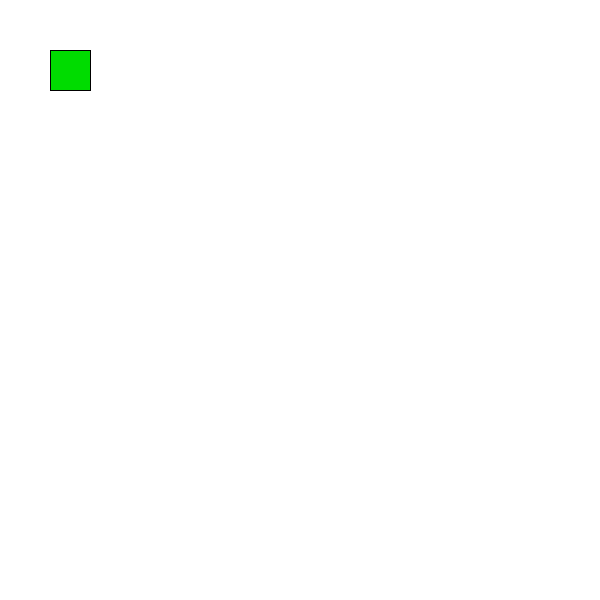
Frame 1 (no input)
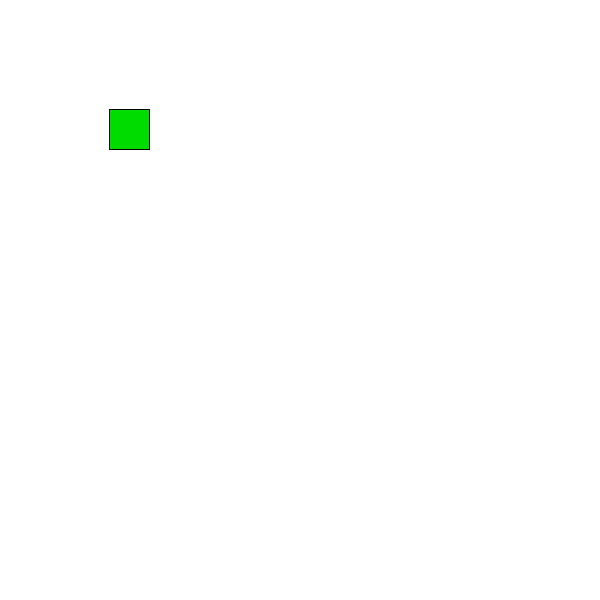
Frame 60 (the mouse pressed at the canvas centre just before this capture)
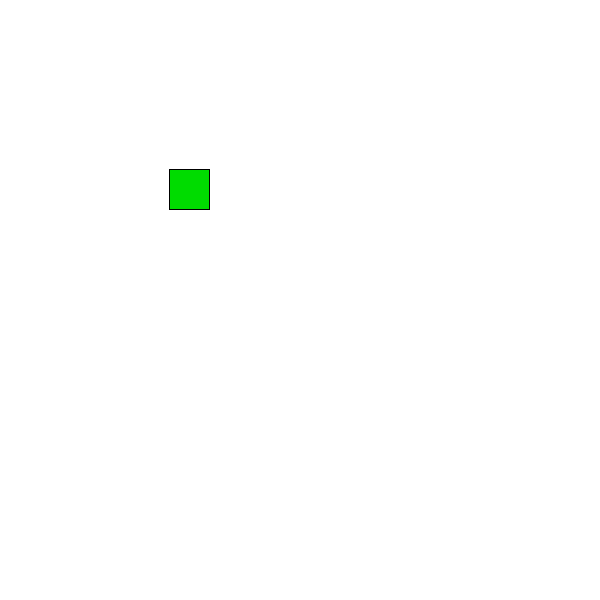
Frame 120 (the mouse held since frame 60 and released just before this capture)

The Processing sketch that drew these frames (run headless with seeded random() and noise(); from frame 60 on, the mouse is pressed at the canvas centre):

// Processing sketch: processing_39393
// ── processing_39393.pde

//spinning square

int x;
int y;
int directionX;
int directionY;

void setup(){
  background(255);
  size(600,600);
  smooth();
  x = 50;
  y = 50;
  directionX = 1;
  directionY = 1;
}

void draw(){
  background(255);
  fill(0,220,0);
  rect(x,y,40,40);
  x+=directionX;
  y+=directionY;
  
  if (mouseX == x+25){
    directionX=-1;
  }
  if (mouseX == x-25){
    directionX=+1;
  }
  if (mouseY == y+25){
    directionY=-1;
  }
  if (mouseY == y-25){
    directionY=+1;
  }
}
